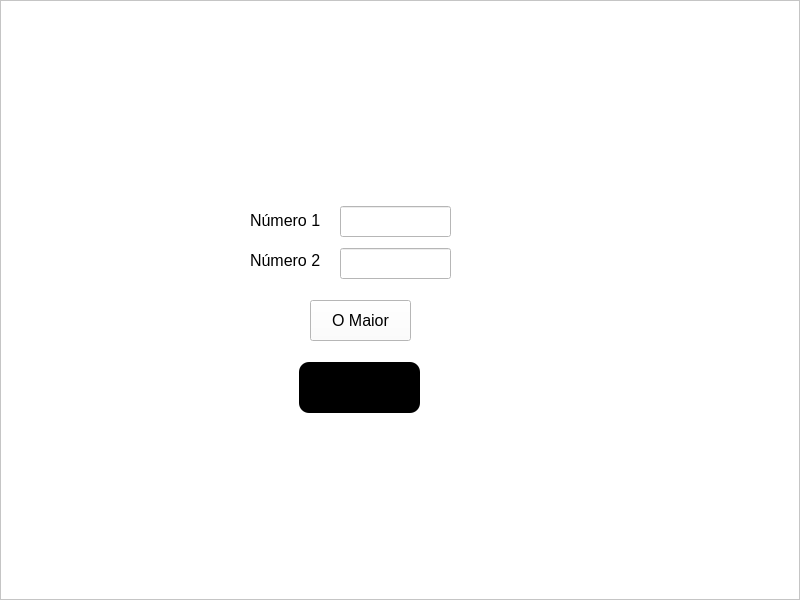
<?xml version="1.0" encoding="UTF-8"?>
<ui version="4.0">
 <class>MainWindow</class>
 <widget class="QMainWindow" name="MainWindow">
  <property name="geometry">
   <rect>
    <x>0</x>
    <y>0</y>
    <width>800</width>
    <height>600</height>
   </rect>
  </property>
  <property name="windowTitle">
   <string>MainWindow</string>
  </property>
  <widget class="QWidget" name="centralwidget">
   <layout class="QHBoxLayout" name="horizontalLayout">
    <property name="spacing">
     <number>0</number>
    </property>
    <property name="leftMargin">
     <number>0</number>
    </property>
    <property name="topMargin">
     <number>0</number>
    </property>
    <property name="rightMargin">
     <number>0</number>
    </property>
    <property name="bottomMargin">
     <number>0</number>
    </property>
    <item>
     <widget class="QFrame" name="frame">
      <property name="styleSheet">
       <string notr="true">background-color: #FFF;</string>
      </property>
      <property name="frameShape">
       <enum>QFrame::StyledPanel</enum>
      </property>
      <property name="frameShadow">
       <enum>QFrame::Raised</enum>
      </property>
      <widget class="QLabel" name="numero1_label">
       <property name="geometry">
        <rect>
         <x>250</x>
         <y>200</y>
         <width>81</width>
         <height>41</height>
        </rect>
       </property>
       <property name="font">
        <font>
         <family>Arial</family>
         <pointsize>12</pointsize>
         <weight>50</weight>
         <bold>false</bold>
        </font>
       </property>
       <property name="text">
        <string>Número 1</string>
       </property>
      </widget>
      <widget class="QLabel" name="numero2_label">
       <property name="geometry">
        <rect>
         <x>250</x>
         <y>240</y>
         <width>81</width>
         <height>41</height>
        </rect>
       </property>
       <property name="font">
        <font>
         <family>Arial</family>
         <pointsize>12</pointsize>
         <weight>50</weight>
         <bold>false</bold>
        </font>
       </property>
       <property name="text">
        <string>Número 2</string>
       </property>
      </widget>
      <widget class="QLineEdit" name="lineEdit">
       <property name="geometry">
        <rect>
         <x>340</x>
         <y>206</y>
         <width>111</width>
         <height>31</height>
        </rect>
       </property>
      </widget>
      <widget class="QLineEdit" name="lineEdit_2">
       <property name="geometry">
        <rect>
         <x>340</x>
         <y>248</y>
         <width>111</width>
         <height>31</height>
        </rect>
       </property>
      </widget>
      <widget class="QLabel" name="oMaior_label">
       <property name="geometry">
        <rect>
         <x>299</x>
         <y>362</y>
         <width>121</width>
         <height>51</height>
        </rect>
       </property>
       <property name="font">
        <font>
         <family>Arial</family>
         <pointsize>12</pointsize>
         <weight>75</weight>
         <bold>true</bold>
        </font>
       </property>
       <property name="styleSheet">
        <string notr="true">background-color: #000;
color: #FFF;
border-radius: 10px;</string>
       </property>
       <property name="text">
        <string/>
       </property>
       <property name="alignment">
        <set>Qt::AlignCenter</set>
       </property>
      </widget>
      <widget class="QPushButton" name="pb_oMaior">
       <property name="geometry">
        <rect>
         <x>310</x>
         <y>300</y>
         <width>101</width>
         <height>41</height>
        </rect>
       </property>
       <property name="font">
        <font>
         <family>Arial</family>
         <pointsize>12</pointsize>
        </font>
       </property>
       <property name="text">
        <string>O Maior</string>
       </property>
      </widget>
     </widget>
    </item>
   </layout>
  </widget>
 </widget>
 <resources/>
 <connections/>
</ui>
